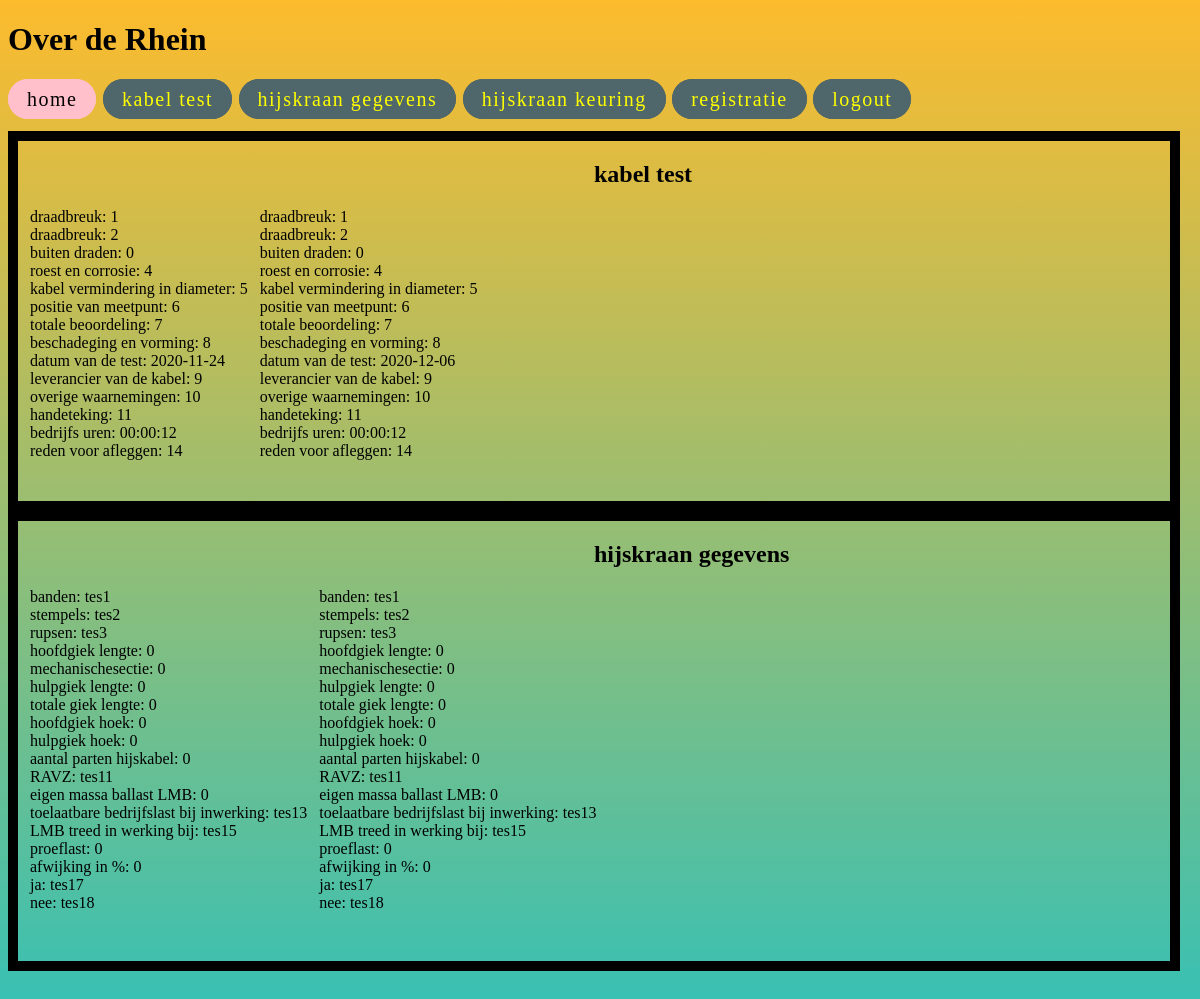
The page /php/index.php on the database as committed earlier.
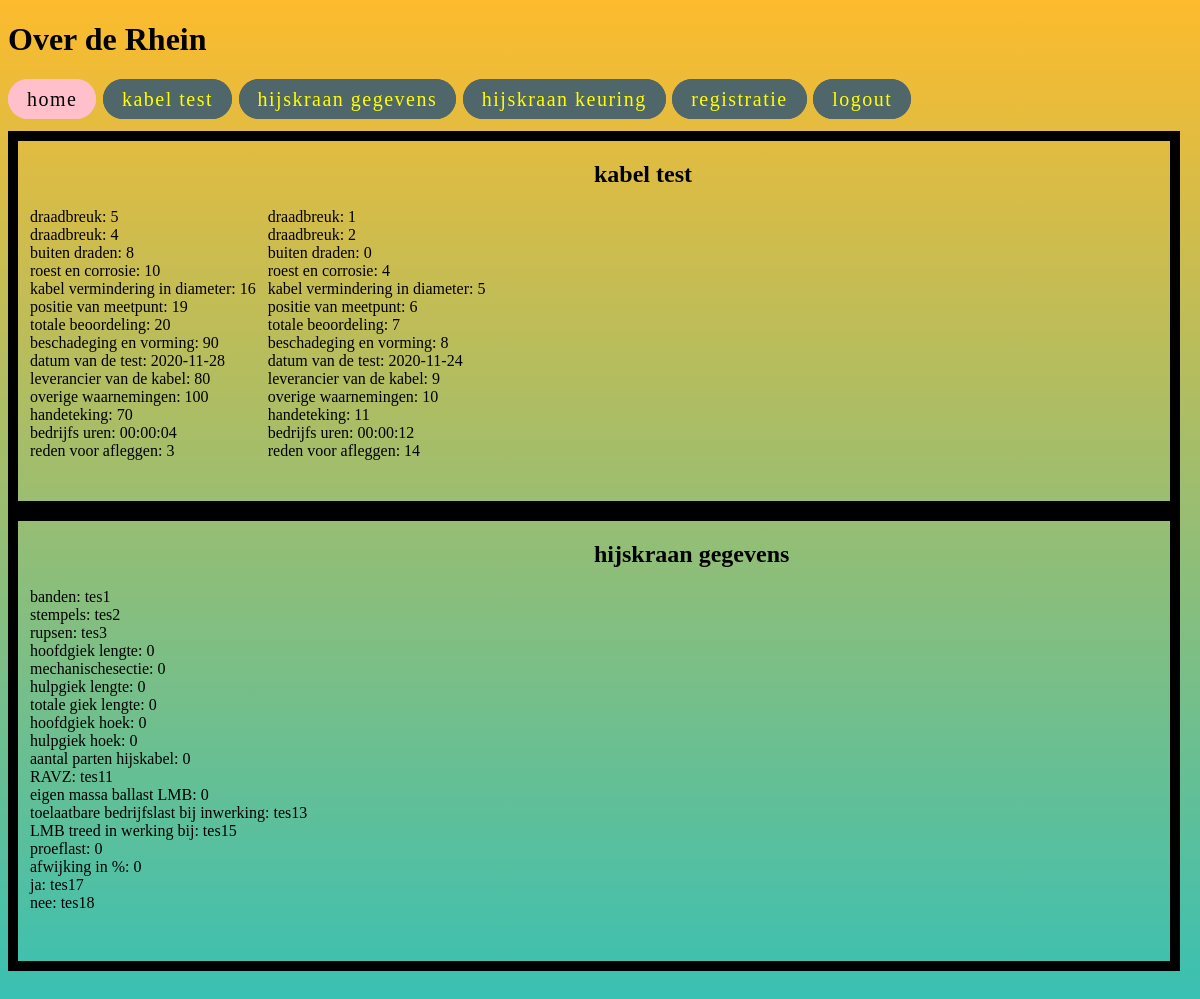
The same page on the database as committed later.
### tables this page shows
CREATE TABLE `kabelchacklist` (
  `TABEL_ID` int(255) NOT NULL,
  `draadbreuk.AMEL` int(10) DEFAULT NULL,
  `draadbreuk.AMEL2` int(10) DEFAULT NULL,
  `buitendrade.MVB` double DEFAULT NULL,
  `roest.NVB` double DEFAULT NULL,
  `kabelvermindring` decimal(5,0) DEFAULT NULL,
  `meetpunt` varchar(25) DEFAULT NULL,
  `totaal.MVB` double DEFAULT NULL,
  `vervormingen.TYPE` varchar(25) DEFAULT NULL,
  `datum` date DEFAULT NULL,
  `kabel_levrancier` varchar(25) DEFAULT NULL,
  `overig` text,
  `handtekening` varchar(25) DEFAULT NULL,
  `uren` time DEFAULT NULL,
  `afleg_reden` text,
  `TIMESTAMP` datetime NOT NULL DEFAULT CURRENT_TIMESTAMP
);

CREATE TABLE `hijskraangegevens` (
  `TABEL_ID` int(255) NOT NULL,
  `banden` varchar(10) DEFAULT NULL,
  `stempels` varchar(10) DEFAULT NULL,
  `rupsen` varchar(10) DEFAULT NULL,
  `hoofdgiek_lengte` int(25) DEFAULT NULL,
  `mechanischesectie` int(25) DEFAULT NULL,
  `hulpgiek_lengte` int(25) DEFAULT NULL,
  `gieklengte_hoek` int(25) DEFAULT NULL,
  `hoofdgiek_hoek` decimal(10,0) DEFAULT NULL,
  `hulpgiek` decimal(10,0) DEFAULT NULL,
  `hijskabels` int(25) DEFAULT NULL,
  `RAZV` varchar(10) DEFAULT NULL,
  `EMBLMB` int(20) DEFAULT NULL,
  `bedrijfslast` varchar(10) DEFAULT NULL,
  `LMB` varchar(10) DEFAULT NULL,
  `proeflast` int(10) DEFAULT NULL,
  `afwijking` int(100) DEFAULT NULL,
  `ja` varchar(225) DEFAULT NULL,
  `nee` varchar(25) DEFAULT NULL,
  `TIMESTAMP` datetime NOT NULL DEFAULT CURRENT_TIMESTAMP
);

### php/index.php (the view, shortened to what this page needs)
<?php
        function getproduct()
        {
            $serverLink = mysqli_connect("localhost:3306", "root", "", "rhein");
            $ret = array();
            $product_sql = "SELECT * FROM kabelchacklist ORDER BY TABEL_ID DESC LIMIT 5";
            $res = mysqli_query($serverLink, $product_sql);
            while($ar = mysqli_fetch_assoc($res))
            {
                $ret[] = $ar;
            }
            return $ret;
        }
        function getgegevens()
        {
            $serverLink = mysqli_connect("localhost:3306", "root", "", "rhein");
            $ret = array();
            $gegevens_sql = "SELECT * FROM hijskraangegevens ORDER BY TABEL_ID DESC LIMIT 5";
            $res = mysqli_query($serverLink, $gegevens_sql);
            while($ar = mysqli_fetch_assoc($res))
            {
                $ret[] = $ar;
            }
            return $ret;
        }
?>
<!DOCTYPE html>
<html>
    <head>
        <link rel="stylesheet" href="../css/main.css">
    </head>
    <body>
        <h1 class="logo">Over de Rhein</h1>
        <div class="topnav">
            <a href="index.php" class="navtext active">home</a>
            <a href="test.php" class="navtext">kabel test</a>
            <a href="gegevens.php" class="navtext">hijskraan gegevens</a>
            <a href="keuring.php" class="navtext">hijskraan keuring</a>
            <a href="registartie.php" class="navtext">registratie</a>
            <a href="logout.php" class="navtext">logout</a>
        </div>
        <div class="kabelbox">
            <h2>kabel test </h2>
            <?php
                $products = getproduct();
                foreach($products as $pd)
                {
            ?>
                <tabel class="left">
                    <label>draadbreuk: <?php echo $pd["draadbreuk.AMEL"] ?></label><br>
                    <label>draadbreuk: <?php echo $pd["draadbreuk.AMEL2"] ?></label><br>
                    <label>buiten draden: <?php echo $pd["buitendrade.MVB"] ?></label><br>
                    <label>roest en corrosie: <?php echo $pd["roest.NVB"] ?></label><br>
                    <label>kabel vermindering in diameter: <?php echo $pd["kabelvermindring"] ?></label><br>
                    <label>positie van meetpunt: <?php echo $pd["meetpunt"] ?></label><br>
                    <label>totale beoordeling: <?php echo $pd["totaal.MVB"] ?></label><br>
                    <label>beschadeging en vorming: <?php echo $pd["vervormingen.TYPE"] ?></label><br>
                    <label>datum van de test: <?php echo $pd["datum"] ?></label><br>
                    <label>leverancier van de kabel: <?php echo $pd["kabel_levrancier"] ?></label><br>
                    <label>overige waarnemingen: <?php echo $pd["overig"] ?></label><br>
                    <label>handeteking: <?php echo $pd["handtekening"] ?></label><br>
                    <label>bedrijfs uren: <?php echo $pd["uren"] ?></label><br>
                    <label>reden voor afleggen: <?php echo $pd["afleg_reden"] ?></label><br><br>
                </tabel>
            <?php } ?>
        </div>
        <div class="gegevensbox">
        <h2>hijskraan gegevens </h2>
        <?php
            $products = getgegevens();
            foreach($products as $pd)
            {
        ?>
                <tabel class="left">
                    <label>banden: <?php echo $pd["banden"] ?></label><br>
                    <label>stempels: <?php echo $pd["stempels"] ?></label><br>
                    <label>rupsen: <?php echo $pd["rupsen"] ?></label><br>
                    <label>hoofdgiek lengte: <?php echo $pd["hoofdgiek_lengte"] ?></label><br>
                    <label>mechanischesectie: <?php echo $pd["mechanischesectie"] ?></label><br>
                    <label>hulpgiek lengte: <?php echo $pd["hulpgiek_lengte"] ?></label><br>
                    <label>totale giek lengte: <?php echo $pd["gieklengte_hoek"] ?></label><br>
                    <label>hoofdgiek hoek: <?php echo $pd["hoofdgiek_hoek"] ?></label><br>
                    <label>hulpgiek hoek: <?php echo $pd["hulpgiek"] ?></label><br>
                    <label>aantal parten hijskabel: <?php echo $pd["hijskabels"] ?></label><br>
                    <label>RAVZ: <?php echo $pd["RAZV"] ?></label><br>
                    <label>eigen massa ballast LMB: <?php echo $pd["EMBLMB"] ?></label><br>
                    <label>toelaatbare bedrijfslast bij inwerking: <?php echo $pd["bedrijfslast"] ?></label><br>
                    <label>LMB treed in werking bij: <?php echo $pd["LMB"] ?></label><br>
                    <label>proeflast: <?php echo $pd["proeflast"] ?></label><br>
                    <label>afwijking in %: <?php echo $pd["afwijking"] ?></label><br>
                    <label>ja: <?php echo $pd["ja"] ?></label><br>
                    <label>nee: <?php echo $pd["nee"] ?></label><br>
                </tabel>
            <?php } ?>
            </div>
    </body>
</html>

### css/main.css (style rules this page uses)
html { background: rgb(34,193,195); background: linear-gradient(0deg, rgba(34,193,195,1) 0%, rgba(253,187,45,1) 100%); background-size: cover; background-repeat: no-repeat; margin: 0; padding: 0; width: 100vw; height: 140vh; }
.logo { margin-bottom: 30px; }
a { color: #000; text-decoration: none; }
.topnav { letter-spacing: 1.5px; font-size: 20px; margin-bottom: 20px; }
.topnav a.active { background: pink; border-color: pink; color: #000; }
.navtext { border: 1px solid #4f666a; border-radius: 20px; padding: 8px 18px; background: #4f666a; color: #FFFF00; }
.kabelbox { width: 96vw; height: 45vh; border: solid 10px #000; }
.gegevensbox { width: 96vw; height: 55vh; border: solid 10px #000; }
.left { float: left; padding-left: 1vw; }
h2 { padding-left: 48vw; }

Rows that differ between the two databases and show on the page:
removed kabelchacklist: AMEL "1", AMEL2 "2", MVB "0", NVB "4", kabelvermindring "5", meetpunt "6", MVB "7", TYPE "8", datum "2020-12-06", kabel_levrancier "9", overig "10", handtekening "11", uren "00:00:12", afleg_reden "14"
removed hijskraangegevens: banden "tes1", stempels "tes2", rupsen "tes3", hoofdgiek_lengte "0", mechanischesectie "0", hulpgiek_lengte "0", gieklengte_hoek "0", hoofdgiek_hoek "0", hulpgiek "0", hijskabels "0", RAZV "tes11", EMBLMB "0", bedrijfslast "tes13", LMB "tes15", proeflast "0", afwijking "0", ja "tes17", nee "tes18"
added kabelchacklist: AMEL "5", AMEL2 "4", MVB "8", NVB "10", kabelvermindring "16", meetpunt "19", MVB "20", TYPE "90", datum "2020-11-28", kabel_levrancier "80", overig "100", handtekening "70", uren "00:00:04", afleg_reden "3"
